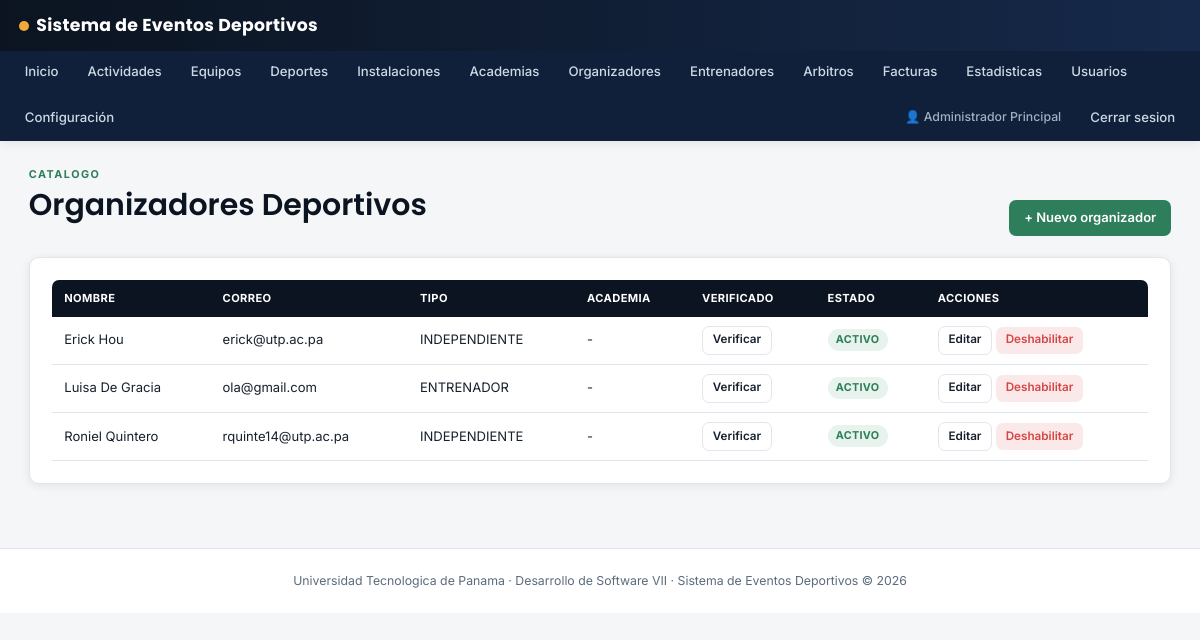
The page /organizadores (signed in) on the database as committed earlier.
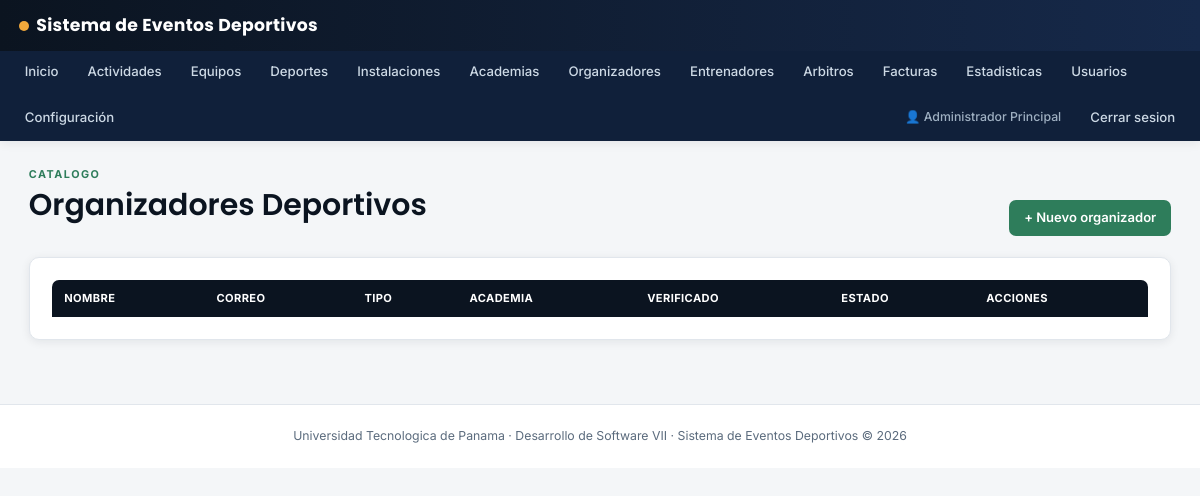
The same page on the database as committed later.
### tables this page shows
CREATE TABLE organizadores (
    id INT UNSIGNED AUTO_INCREMENT PRIMARY KEY,

    usuario_id INT UNSIGNED NOT NULL,
    academia_id INT UNSIGNED NULL,

    tipo_organizador ENUM(
        'INDEPENDIENTE',
        'ACADEMIA',
        'ENTRENADOR',
        'EMPRESA',
        'COMITE',
        'OTRO'
    ) NOT NULL DEFAULT 'INDEPENDIENTE',

    nombre_comercial VARCHAR(180) NULL,
    descripcion TEXT NULL,

    verificado TINYINT(1) NOT NULL DEFAULT 0,

    fecha_verificacion DATETIME NULL,
    verificado_por INT UNSIGNED NULL,

    activo TINYINT(1) NOT NULL DEFAULT 1,

    fecha_registro DATETIME
        NOT NULL DEFAULT CURRENT_TIMESTAMP,

    CONSTRAINT uq_organizadores_usuario
        UNIQUE (usuario_id),

    CONSTRAINT fk_organizadores_usuario
        FOREIGN KEY (usuario_id)
        REFERENCES usuarios(id)
        ON UPDATE CASCADE
        ON DELETE RESTRICT,

    CONSTRAINT fk_organizadores_academia
        FOREIGN KEY (academia_id)
        REFERENCES academias(id)
        ON UPDATE CASCADE
        ON DELETE SET NULL,

    CONSTRAINT fk_organizadores_verificado_por
        FOREIGN KEY (verificado_por)
        REFERENCES usuarios(id)
        ON UPDATE CASCADE
        ON DELETE SET NULL
);

CREATE TABLE usuarios (
    id INT UNSIGNED AUTO_INCREMENT PRIMARY KEY,

    nombre VARCHAR(80) NOT NULL,
    apellido VARCHAR(80) NOT NULL,

    cedula_pasaporte VARCHAR(30) NULL,
    correo VARCHAR(150) NOT NULL,
    telefono VARCHAR(30) NULL,
    fecha_nacimiento DATE NULL,

    sexo ENUM(
        'MASCULINO',
        'FEMENINO',
        'OTRO',
        'NO_ESPECIFICA'
    ) NULL,

    usuario VARCHAR(60) NOT NULL,
    password_hash VARCHAR(255) NOT NULL,

    rol ENUM(
        'ADMINISTRADOR',
        'OPERADOR',
        'ORGANIZADOR',
        'PARTICIPANTE'
    ) NOT NULL,

    activo TINYINT(1) NOT NULL DEFAULT 1,

    requiere_cambio_password TINYINT(1)
        NOT NULL DEFAULT 0,

    intentos_fallidos SMALLINT UNSIGNED
        NOT NULL DEFAULT 0,

    bloqueado_hasta DATETIME NULL,
    ultimo_acceso DATETIME NULL,

    creado_por INT UNSIGNED NULL,

    fecha_creacion DATETIME
        NOT NULL DEFAULT CURRENT_TIMESTAMP,

    fecha_actualizacion DATETIME
        NOT NULL DEFAULT CURRENT_TIMESTAMP
        ON UPDATE CURRENT_TIMESTAMP,

    CONSTRAINT uq_usuarios_correo
        UNIQUE (correo),

    CONSTRAINT uq_usuarios_usuario
        UNIQUE (usuario),

    CONSTRAINT uq_usuarios_cedula
        UNIQUE (cedula_pasaporte),

    CONSTRAINT fk_usuarios_creado_por
        FOREIGN KEY (creado_por)
        REFERENCES usuarios(id)
        ON UPDATE CASCADE
        ON DELETE SET NULL
);

### src/Controllers/OrganizadorController.php (called while the page is built, shortened)
<?php
final class OrganizadorController extends Controller
{
    public function index(): void
    {
        $this->render('organizadores/index', [
            'organizadores' => (new Organizador())->todos(),
            'exito' => $this->getSuccess(),
        ]);
    }
}

### src/Core/Router.php (called while the page is built, shortened)
<?php
final class Router
{
    private array $routes = [];
    public function get(string $path, string $controller, string $action): void
    {
        $this->routes['GET'][$path] = "{$controller}@{$action}";
    }
    public function post(string $path, string $controller, string $action): void
    {
        $this->routes['POST'][$path] = "{$controller}@{$action}";
    }
    public function dispatch(string $method, string $path): void
    {
        $path = rtrim($path, '/');
        $handler = $this->routes[$method][$path] ?? null;
        [$controllerName, $action] = explode('@', $handler);
        $controller = new $controllerClass();
        $controller->{$action}();
    }
}

### public/index.php (called while the page is built, shortened)
<?php
$router = new Router();
$router->get('/login', 'AuthController', 'mostrarLogin');
$router->post('/login', 'AuthController', 'login');
$router->get('/logout', 'AuthController', 'logout');
$router->get('/registro', 'UsuarioController', 'registroForm');
$router->post('/registro', 'UsuarioController', 'registrar');
$router->get('/dashboard', 'HomeController', 'dashboard');
$router->get('/usuarios', 'UsuarioController', 'index');
$router->get('/usuarios/crear', 'UsuarioController', 'crearForm');
$router->post('/usuarios/crear', 'UsuarioController', 'crear');
$router->get('/usuarios/editar', 'UsuarioController', 'editarForm');
$router->post('/usuarios/editar', 'UsuarioController', 'actualizar');
$router->get('/usuarios/deshabilitar', 'UsuarioController', 'deshabilitar');
$router->get('/usuarios/habilitar', 'UsuarioController', 'habilitar');
$router->get('/mi-cuenta/password', 'UsuarioController', 'cambiarPasswordForm');
$router->post('/mi-cuenta/password', 'UsuarioController', 'cambiarPassword');
$router->get('/deportes', 'DeporteController', 'index');
$router->get('/deportes/crear', 'DeporteController', 'crearForm');
$router->post('/deportes/crear', 'DeporteController', 'crear');
$router->get('/deportes/editar', 'DeporteController', 'editarForm');
$router->post('/deportes/editar', 'DeporteController', 'actualizar');
$router->get('/deportes/deshabilitar', 'DeporteController', 'deshabilitar');
$router->get('/deportes/habilitar', 'DeporteController', 'habilitar');
$router->get('/instalaciones', 'InstalacionController', 'index');
$router->get('/instalaciones/crear', 'InstalacionController', 'crearForm');
$router->post('/instalaciones/crear', 'InstalacionController', 'crear');
$router->get('/instalaciones/editar', 'InstalacionController', 'editarForm');
$router->post('/instalaciones/editar', 'InstalacionController', 'actualizar');
$router->get('/instalaciones/deshabilitar', 'InstalacionController', 'deshabilitar');
$router->get('/instalaciones/habilitar', 'InstalacionController', 'habilitar');
$router->get('/academias', 'AcademiaController', 'index');
$router->get('/academias/crear', 'AcademiaController', 'crearForm');
$router->post('/academias/crear', 'AcademiaController', 'crear');
$router->get('/academias/editar', 'AcademiaController', 'editarForm');
$router->post('/academias/editar', 'AcademiaController', 'actualizar');
$router->get('/academias/deshabilitar', 'AcademiaController', 'deshabilitar');
$router->get('/academias/habilitar', 'AcademiaController', 'habilitar');
$router->get('/organizadores', 'OrganizadorController', 'index');
$router->get('/organizadores/crear', 'OrganizadorController', 'crearForm');
$router->post('/organizadores/crear', 'OrganizadorController', 'crear');
$router->get('/organizadores/editar', 'OrganizadorController', 'editarForm');
$router->post('/organizadores/editar', 'OrganizadorController', 'actualizar');
$router->get('/organizadores/verificar', 'OrganizadorController', 'verificar');
$router->get('/organizadores/deshabilitar', 'OrganizadorController', 'deshabilitar');
$router->get('/organizadores/habilitar', 'OrganizadorController', 'habilitar');
$router->get('/entrenadores', 'EntrenadorController', 'index');
$router->get('/entrenadores/crear', 'EntrenadorController', 'crearForm');
$router->post('/entrenadores/crear', 'EntrenadorController', 'crear');
$router->get('/arbitros', 'ArbitroController', 'index');
$router->get('/arbitros/crear', 'ArbitroController', 'crearForm');
$router->post('/arbitros/crear', 'ArbitroController', 'crear');
$router->get('/arbitros/evaluar', 'ArbitroController', 'evaluarForm');
$router->post('/arbitros/evaluar', 'ArbitroController', 'evaluar');
$router->get('/equipos', 'EquipoController', 'index');
$router->get('/equipos/crear', 'EquipoController', 'crearForm');
$router->post('/equipos/crear', 'EquipoController', 'crear');
$router->get('/equipos/ver', 'EquipoController', 'ver');
$router->post('/equipos/jugadores/agregar', 'EquipoController', 'agregarJugador');
$router->get('/equipos/jugadores/eliminar', 'EquipoController', 'eliminarJugador');
$router->get('/actividades', 'ActividadController', 'index');
$router->get('/actividades/crear', 'ActividadController', 'crearForm');
$router->post('/actividades/crear', 'ActividadController', 'crear');
$router->get('/actividades/editar', 'ActividadController', 'editarForm');
$router->post('/actividades/editar', 'ActividadController', 'actualizar');
$router->get('/actividades/ver', 'ActividadController', 'ver');
$router->get('/actividades/publicar', 'ActividadController', 'publicar');
$router->get('/actividades/cerrar-inscripciones', 'ActividadController', 'cerrarInscripciones');
$router->get('/actividades/finalizar', 'ActividadController', 'finalizar');
$router->get('/actividades/cancelar', 'ActividadController', 'cancelarForm');
$router->post('/actividades/cancelar', 'ActividadController', 'cancelar');
$router->get('/actividades/incidente/crear', 'ActividadController', 'reportarIncidenteForm');
$router->post('/actividades/incidente/crear', 'ActividadController', 'reportarIncidente');
$router->get('/inscripciones/equipo/crear', 'InscripcionController', 'inscribirEquipoForm');
$router->post('/inscripciones/equipo/crear', 'InscripcionController', 'inscribirEquipo');
$router->get('/inscripciones/equipo/aprobar', 'InscripcionController', 'aprobarEquipo');
$router->get('/inscripciones/equipo/rechazar', 'InscripcionController', 'rechazarEquipo');
$router->get('/inscripciones/individual/crear', 'InscripcionController', 'inscribirIndividualForm');
$router->post('/inscripciones/individual/crear', 'InscripcionController', 'inscribirIndividual');
$router->get('/facturas', 'FacturaController', 'index');
$router->get('/facturas/ver', 'FacturaController', 'ver');
$router->get('/facturas/descargar', 'FacturaController', 'descargarPdf');
$router->get('/factura-publica', 'FacturaController', 'verPublica');
$router->get('/estadisticas', 'EstadisticaController', 'index');
$router->get('/configuracion', 'ConfiguracionController', 'index');
$router->post('/configuracion/actualizar', 'ConfiguracionController', 'actualizar');
$router->get('/configuracion/mensajes', 'ConfiguracionController', 'mensajes');
$router->get('/configuracion/mensajes/leido', 'ConfiguracionController', 'marcarLeido');
$router->get('/', 'PublicController', 'inicio');
$router->post('/contacto', 'PublicController', 'contacto');
$requestUri = parse_url($_SERVER['REQUEST_URI'] ?? '/', PHP_URL_PATH) ?? '/';
$router->dispatch($_SERVER['REQUEST_METHOD'], $requestUri);

### src/Models/Organizador.php (called while the page is built, shortened)
<?php
final class Organizador extends Model
{
    public function todos(): array
    {
        $sql = "SELECT o.*, CONCAT(u.nombre, ' ', u.apellido) AS nombre_completo, u.correo, u.telefono,
                    a.nombre AS academia_nombre
                FROM organizadores o
                JOIN usuarios u ON u.id = o.usuario_id
                LEFT JOIN academias a ON a.id = o.academia_id
                ORDER BY u.nombre ASC";
        return $this->db->query($sql)->fetchAll();
    }
}

### views/organizadores/index.php (the view, shortened to what the changed rows need)
<div class="container">
    <div class="page-head">
        <div><div class="eyebrow">Catalogo</div><h1>Organizadores Deportivos</h1></div>
    </div>
    <div class="card">
        <table class="data-table">
            <thead><tr><th>Nombre</th><th>Correo</th><th>Tipo</th><th>Academia</th><th>Verificado</th><th>Estado</th><th>Acciones</th></tr></thead>
            <tbody>
                <?php foreach ($organizadores as $o): ?>
                    <tr>
                        <td><?= htmlspecialchars($o['nombre_completo']) ?><?= $o['nombre_comercial'] ? ' — ' . htmlspecialchars($o['nombre_comercial']) : '' ?></td>
                        <td><?= htmlspecialchars($o['correo']) ?></td>
                        <td><?= htmlspecialchars($o['tipo_organizador']) ?></td>
                        <td><?= htmlspecialchars($o['academia_nombre'] ?? '-') ?></td>
                        <td>
                            <?php if ((int) $o['verificado'] === 1): ?><span class="badge badge-success">Verificado</span>
                            <?php else: ?><a class="btn btn-outline btn-sm" href="/organizadores/verificar?id=<?= (int) $o['id'] ?>">Verificar</a><?php endif; ?>
                        </td>
                        <td>
                            <?php if ((int) $o['activo'] === 1): ?><span class="badge badge-success">Activo</span>
                            <?php else: ?><span class="badge badge-danger">Inactivo</span><?php endif; ?>
                        </td>
                        <td>
                            <a class="btn btn-outline btn-sm" href="/organizadores/editar?id=<?= (int) $o['id'] ?>">Editar</a>
                            <?php if ((int) $o['activo'] === 1): ?>
                                <a class="btn btn-danger btn-sm" href="/organizadores/deshabilitar?id=<?= (int) $o['id'] ?>">Deshabilitar</a>
                            <?php else: ?>
                                <a class="btn btn-primary btn-sm" href="/organizadores/habilitar?id=<?= (int) $o['id'] ?>">Habilitar</a>
                            <?php endif; ?>
                        </td>
                    </tr>
                <?php endforeach; ?>
            </tbody>
        </table>
    </div>
</div>

Rows that differ between the two databases and show on the page:
removed organizadores: nombre_completo "Erick Hou", usuario.correo "erick@utp.ac.pa", tipo_organizador "INDEPENDIENTE", academia_nombre "-", activo "ACTIVO"
removed organizadores: nombre_completo "Luisa De Gracia", usuario.correo "ola@gmail.com", tipo_organizador "ENTRENADOR", academia_nombre "-", activo "ACTIVO"
removed organizadores: nombre_completo "Roniel Quintero", usuario.correo "rquinte14@utp.ac.pa", tipo_organizador "INDEPENDIENTE", academia_nombre "-", activo "ACTIVO"
